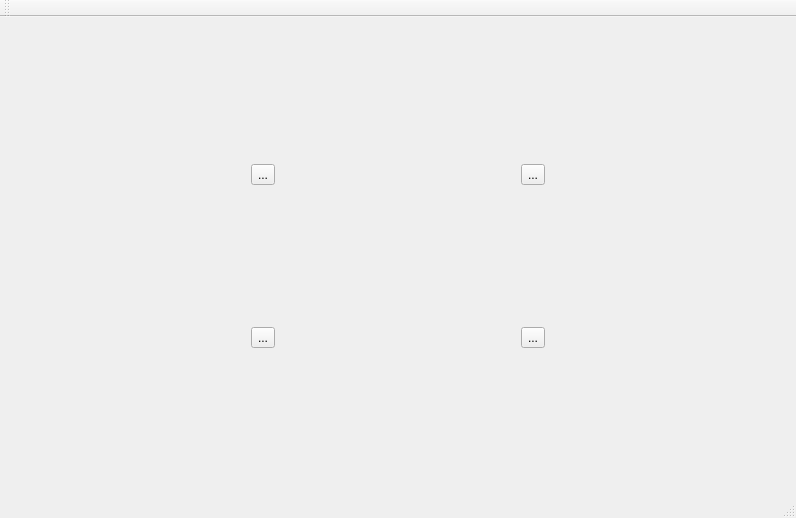
<?xml version="1.0" encoding="UTF-8"?>
<ui version="4.0">
 <class>MainWindow</class>
 <widget class="QMainWindow" name="MainWindow">
  <property name="geometry">
   <rect>
    <x>0</x>
    <y>0</y>
    <width>796</width>
    <height>518</height>
   </rect>
  </property>
  <property name="windowTitle">
   <string>Welcome to the Citation Parsing Tool</string>
  </property>
  <property name="unifiedTitleAndToolBarOnMac">
   <bool>true</bool>
  </property>
  <widget class="QWidget" name="centralWidget">
   <layout class="QHBoxLayout" name="horizontalLayout">
    <item>
     <layout class="QGridLayout" name="gridLayout">
      <item row="0" column="2">
       <spacer name="horizontalSpacer_3">
        <property name="orientation">
         <enum>Qt::Horizontal</enum>
        </property>
        <property name="sizeHint" stdset="0">
         <size>
          <width>40</width>
          <height>20</height>
         </size>
        </property>
       </spacer>
      </item>
      <item row="0" column="0">
       <spacer name="horizontalSpacer_2">
        <property name="orientation">
         <enum>Qt::Horizontal</enum>
        </property>
        <property name="sizeHint" stdset="0">
         <size>
          <width>40</width>
          <height>20</height>
         </size>
        </property>
       </spacer>
      </item>
      <item row="0" column="3">
       <widget class="QToolButton" name="toolButton_2">
        <property name="text">
         <string>...</string>
        </property>
       </widget>
      </item>
      <item row="0" column="1">
       <widget class="QToolButton" name="toolButton">
        <property name="text">
         <string>...</string>
        </property>
       </widget>
      </item>
      <item row="0" column="4">
       <spacer name="horizontalSpacer">
        <property name="orientation">
         <enum>Qt::Horizontal</enum>
        </property>
        <property name="sizeHint" stdset="0">
         <size>
          <width>40</width>
          <height>20</height>
         </size>
        </property>
       </spacer>
      </item>
      <item row="1" column="1">
       <widget class="QToolButton" name="toolButton_3">
        <property name="text">
         <string>...</string>
        </property>
       </widget>
      </item>
      <item row="1" column="3">
       <widget class="QToolButton" name="toolButton_4">
        <property name="text">
         <string>...</string>
        </property>
       </widget>
      </item>
     </layout>
    </item>
   </layout>
  </widget>
  <widget class="QMenuBar" name="menuBar">
   <property name="geometry">
    <rect>
     <x>0</x>
     <y>0</y>
     <width>796</width>
     <height>25</height>
    </rect>
   </property>
  </widget>
  <widget class="QToolBar" name="mainToolBar">
   <property name="windowTitle">
    <string>Citation Parsing Tool</string>
   </property>
   <attribute name="toolBarArea">
    <enum>TopToolBarArea</enum>
   </attribute>
   <attribute name="toolBarBreak">
    <bool>false</bool>
   </attribute>
  </widget>
  <widget class="QStatusBar" name="statusBar"/>
 </widget>
 <layoutdefault spacing="6" margin="11"/>
 <resources/>
 <connections/>
</ui>
